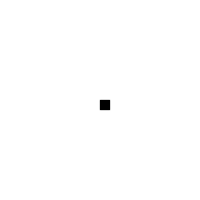
Frame 1 (no input)
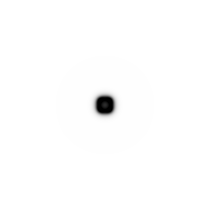
Frame 60 (no input)
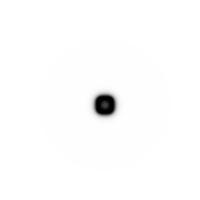
Frame 120 (the mouse pressed at the canvas centre since frame 60)

The p5.js sketch that drew these frames (run headless with seeded random() and noise() and a simulated clock; from frame 60 on, the mouse is pressed at the canvas centre):

// p5.js sketch
// ── sketch.js

// http://karlsims.com/rd.html
// https://en.wikipedia.org/wiki/Reaction%E2%80%93diffusion_system
// https://groups.csail.mit.edu/mac/projects/amorphous/GrayScott/

/*
  A' = A + (D_A * laplace(A) - AB^2     + f(1-A))  * dt
  B' = B + (D_B * laplace(B) + AB^2     - (k+f)*B) * dt

 new  prev  'diffusion term' 'reaction'  'feed/kill' 

 typical values
   D_A = 1.0, D_B = 0.5
   f = 0.055, k = 0.062, dt = 1.0

 grid initialization 
   A = 1, B = 0, small area is seeded with B = 1

 laplacian performed with a 3x3 convolution 
  with center weight -1, adjacent neighbors 0.2 
  and diagonals 0.05   
*/

let grid;
let next;

const dA = 1;
const dB = 0.5;
const feed = 0.055;
const kill = 0.062;

function laplaceA(x, y) {
    return (grid[x][y].a) * (-1) + 
           (grid[x-1][y].a + grid[x+1][y].a + grid[x][y-1].a + grid[x][y+1].a) * 0.2 +
           (grid[x-1][y-1].a + grid[x-1][y+1].a + grid[x+1][y-1].a + grid[x+1][y+1].a) * 0.05;
}

function laplaceB(x, y) {
    return (grid[x][y].b) * (-1) + 
           (grid[x-1][y].b + grid[x+1][y].b + grid[x][y-1].b + grid[x][y+1].b) * 0.2 +
           (grid[x-1][y-1].b + grid[x-1][y+1].b + grid[x+1][y-1].b + grid[x+1][y+1].b) * 0.05;
}

function swap() {
    const temp = grid;
    grid = next;
    next = temp;
}

function setup() {
    createCanvas(200, 200);
    pixelDensity(1);
    
    // grid initialization
    grid = [];
    next = [];
    for (let x = 0; x < width; x++) {
        grid[x] = [];
        next[x] = [];
        for (let y = 0; y < height; y++) {
            grid[x][y] = { a: 1, b: 0 };
            next[x][y] = { a: 1, b: 0 };
        }
    }

    // B seeding
    for (let i = 100; i < 110; i++) {
        for (let j = 100; j < 110; j++) {
            grid[i][j].b = 1;
        }
    }
}

function draw() {
    background(51);

    // Calculate formula
    for (let x = 1; x < width - 1; x++) {
        for (let y = 1; y < height - 1; y++) {
            const {a, b} = grid[x][y];
            next[x][y].a = a + (dA * laplaceA(x, y)) - (a * b * b) + (feed * (1 - a));
            next[x][y].b = b + (dB * laplaceB(x, y)) + (a * b * b) - ((kill + feed) * b);

            next[x][y].a = constrain(next[x][y].a, 0, 1);
            next[x][y].b = constrain(next[x][y].b, 0, 1);
        }
    }

    // render
    loadPixels();
    for (let x = 0; x < width; x++) {
        for (let y = 0; y < height; y++) {
            const pidx = (x + y * width) * 4;
            const {a, b} = next[x][y];
            const c = constrain(floor((a - b) * 255), 0, 255);
            // if b > a, be darker, if a > b, be lighter.
            pixels[pidx + 0] = c;
            pixels[pidx + 1] = c;
            pixels[pidx + 2] = c;
            pixels[pidx + 3] = 255; 
        }
    }
    updatePixels();
    
    // swap grid and next
    swap();


}
